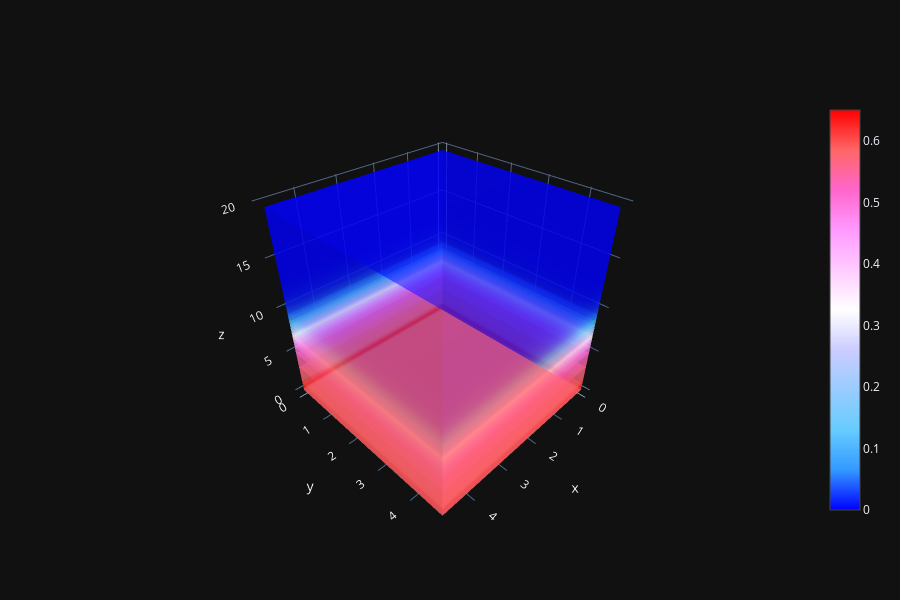

Notebook code for this chart:
### Code cell
import plotly.graph_objects as go
fig = go.Figure(data=go.Volume(
    x=X, y=Y, z=Z,
    value=vol,
    isomin  =0.0,
    isomax  =0.65,
    opacity =0.6,
    surface_count=15,
    colorscale='Picnic' #Blackbody,Bluered,Blues,Cividis,Earth,Electric,Greens,Greys,Hot,Jet,Picnic,Portland,Rainbow,RdBu,Reds,Viridis,YlGnBu,YlOrRd.
    ))
fig.update_layout(scene_xaxis_showticklabels=True,
                  scene_yaxis_showticklabels=True,
                  scene_zaxis_showticklabels=True,
                  template='plotly_dark', width=900, height=600)
fig.show()

### Figure 1 — Plotly figure (JSON) as saved in the notebook; plotly's stock layout.template omitted (floating-point values rounded to 4 significant figures; data arrays with more than 128 entries replaced by an {"elided": "..."} marker saying what was removed)
{"data": [{"colorscale": [[0, "rgb(0,0,255)"], [0.1, "rgb(51,153,255)"], [0.2, "rgb(102,204,255)"], [0.3, "rgb(153,204,255)"], [0.4, "rgb(204,204,255)"], [0.5, "rgb(255,255,255)"], [0.6, "rgb(255,204,255)"], [0.7, "rgb(255,153,255)"], [0.8, "rgb(255,102,204)"], [0.9, "rgb(255,102,102)"], [1, "rgb(255,0,0)"]], "isomax": 0.65, "isomin": 0, "opacity": 0.6, "surface": {"count": 15}, "type": "volume", "value": {"elided": "16000 float values"}, "x": {"elided": "16000 float values"}, "y": {"elided": "16000 float values"}, "z": {"elided": "16000 float values"}}], "layout": {"height": 600, "scene": {"aspectmode": "auto", "aspectratio": {"x": 1, "y": 1, "z": 1}, "xaxis": {"showticklabels": true, "type": "linear"}, "yaxis": {"showticklabels": true, "type": "linear"}, "zaxis": {"showticklabels": true, "type": "linear"}}, "width": 900}}
